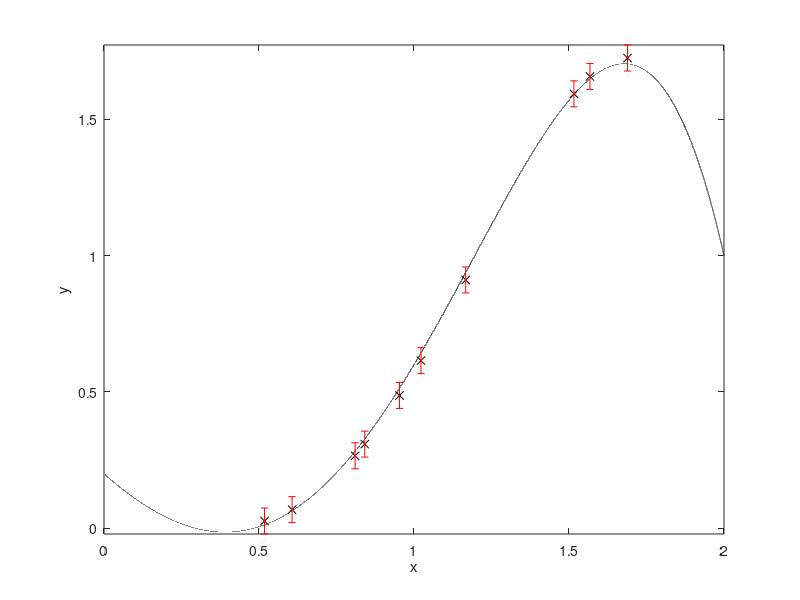
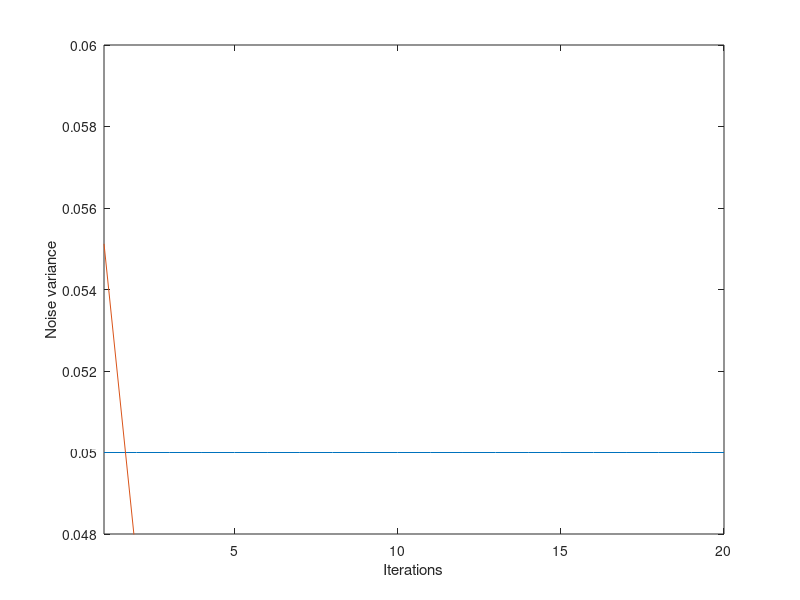

Reproduce these figures in MATLAB, in order.
%-----------------------------------------------------------------
%  Exercise 12.16
%  EM linear regression
%  Use Matlabs errorbar function.
%-----------------------------------------------------------------


clc; clear; close all; format compact; format long eng;

rng('default');

% true signal curve
x = (0:.1e-4:2).'; 
y = .2 * ones(length(x),1) - x + .9 * x.^2 + .7 * x.^3 - .2 * x.^5; 

% plot the true curve
% figure; plot(x1,y1,'b'); 

% training samples
N = 500; 

% linear coefficients
K = 5; 

% sample interval [a b]
a = 0; b = 2; 

% generate samples
x1 = (a : b/N : b - b/N).';

% noise generation
sigma_eta = .05; 
n = sqrt(sigma_eta) .* randn(N,1); 

% use true parameter theta
theta_true = [.2; -1; .9; .7; -.2]; 

% compute the measurement matrix
Phi = [ones(N,1) x1 x1.^2 x1.^3 x1.^5];
Phi_gram = Phi.' * Phi;

% generate noisy observations using the linear model
y1 = Phi * theta_true + n;

% EM algorithm 
% initializate parameters
% experiment on different initializations
EMiter = 20; 
betaj = 1;
sigma_eta_EM = ones(EMiter,1);
alphaj = 1;
Phiy = Phi.' * y1;
for i = 1 : EMiter
    Sigma_theta = inv(betaj * Phi_gram + alphaj * eye(K));
    mu_theta = betaj * Sigma_theta * Phiy;
    
    alphaj = K/(norm(mu_theta)^2 + trace(Sigma_theta));
    
    betaj = N / (norm(y1 - Phi * mu_theta)^2 + trace(Sigma_theta * Phi_gram));
    sigma_eta_EM(i) = 1/betaj; 
end

% perform prediction on new samples
Np = 10; 

% generate prediction samples
x2 = (b-a) * rand(Np,1); 

% compute prediction measurement matrix 
Phip = [ones(Np,1) x2 x2.^2 x2.^3 x2.^5];

% compute the predicted mean and variance
y_pred = Phip * mu_theta;
y_pred_var = diag(sigma_eta_EM(end) + sigma_eta_EM(end) * 1/alphaj * Phip * inv(sigma_eta_EM(end) * eye(K) + 1/alphaj * Phi_gram ) * Phip.');

% plot the predictions along the condifence intervals
figure; 
set(gca,'FontSize',12,'FontName','Times');
plot(x,y,'k',x2,y_pred,'kx'); 
hold on; errorbar(x2,y_pred,y_pred_var,'r.'); hold off; axis tight; 
xlabel('x'); ylabel('y');

figure;
plot(1:EMiter,repmat(sigma_eta, [EMiter 1]), 1: EMiter, sigma_eta_EM); axis([1 EMiter 0.048 0.060]); ylabel('Noise variance'); xlabel('Iterations');